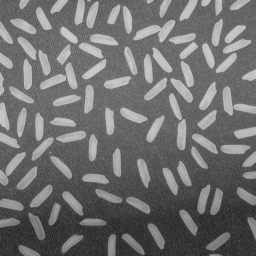
#> input picture rice.png, 256 x 256 px
$ python '大米计数.py'
#> lines starting #> are read from the running program, lines starting #| are printed output that depends on the picture; after the words box and inside, x2 and y2 are one past the last pixel; in counts of white or black regions, pixels touching at a corner belong together
# -*- coding: utf-8 -*-
"""
Created on Wed Oct 11 20:46:45 2023

@author: lvyan
"""

import cv2
import numpy as np
import matplotlib.pyplot as plt

# 1. 读取图片
img = cv2.imread('rice.png', cv2.IMREAD_GRAYSCALE)
#> img is the input picture: shape (256, 256); min 40, max 204, mean 111.2

# 2. 高斯滤波
img_blur = cv2.GaussianBlur(img, (5, 5), 0)
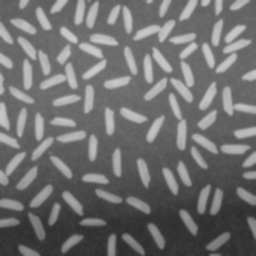
#> img_blur: shape (256, 256); min 46, max 203, mean 111.2

# 3. 二值化图像
_, thresh = cv2.threshold(img_blur, 0, 255, cv2.THRESH_OTSU)
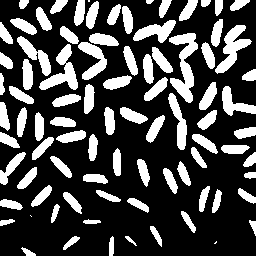
#> thresh: shape (256, 256); 27.9% white; 87 white regions (3 under 20 px), largest, box (x1, y1, x2, y2) and area: (169, 33, 198, 103) 933, (215, 25, 252, 74) 702, (39, 44, 78, 90) 698

# 4. 定义结构元素
kernel = np.ones((5, 5), np.uint8)

# 5. 腐蚀
erosion = cv2.erode(thresh, kernel, iterations=2)
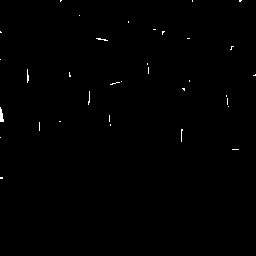
#> erosion: shape (256, 256); 0.35% white in thin lines or dots, all inside (x1, y1, x2, y2) = (0, 0, 256, 179)

# 6. 膨胀
dilation = cv2.dilate(thresh, kernel, iterations=2)
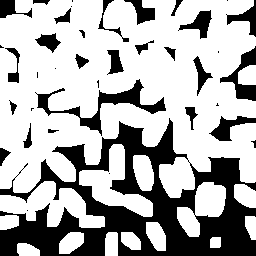
#> dilation: shape (256, 256); 68.7% white; 38 black regions (13 under 20 px), largest, box (x1, y1, x2, y2) and area: (0, 118, 256, 256) 14402, (35, 79, 166, 136) 1404, (220, 46, 256, 101) 692

# 7. 开运算
opening = cv2.morphologyEx(thresh, cv2.MORPH_OPEN, kernel)
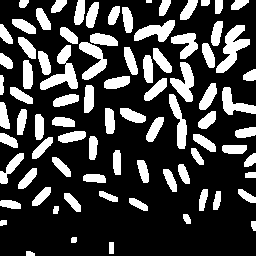
#> opening: shape (256, 256); 25.9% white; 83 white regions (1 under 20 px), largest, box (x1, y1, x2, y2) and area: (216, 25, 250, 73) 687, (40, 45, 78, 90) 670, (170, 62, 194, 102) 512

# 8. 闭运算
closing = cv2.morphologyEx(thresh, cv2.MORPH_CLOSE, kernel)
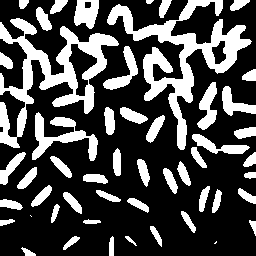
#> closing: shape (256, 256); 29.2% white; 51 white regions (2 under 20 px), largest, box (x1, y1, x2, y2) and area: (107, 0, 252, 150) 4983, (0, 18, 119, 148) 4469, (32, 112, 98, 161) 1142

# 9. 计数大米数量
num_labels, labels, stats, centroids = cv2.connectedComponentsWithStats(closing)
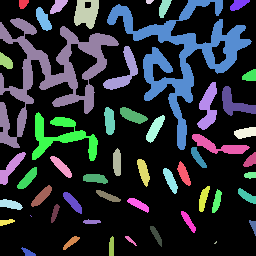
#> labels: shape (256, 256) int32; 52 distinct labels, from 0 to 51; one colour per label, 0 black
#> num_labels = 52; stats = 52 rows, first 6: [0, 0, 256, 256, 46374], [19, 0, 10, 9, 71], [50, 0, 18, 14, 150], [74, 0, 25, 29, 528], [146, 0, 8, 4, 25], [159, 0, 13, 18, 143]; centroids = 52 pairs, first value 5.53 to 252.9, second value 1.24 to 252
num_rice = num_labels - 1  # 减去背景
#> num_rice = 51

# 使用matplotlib显示结果
fig, axes = plt.subplots(1, 5, figsize=(20, 20))

axes[0].imshow(img, cmap='gray')
axes[0].set_title('Original Image')
axes[0].axis('off')

axes[1].imshow(erosion, cmap='gray')
axes[1].set_title('Erosion')
axes[1].axis('off')

axes[2].imshow(dilation, cmap='gray')
axes[2].set_title('Dilation')
axes[2].axis('off')

axes[3].imshow(opening, cmap='gray')
axes[3].set_title('Opening')
axes[3].axis('off')

axes[4].imshow(closing, cmap='gray')
axes[4].set_title(f'Closing - {num_rice} Grains')
axes[4].axis('off')

plt.savefig("rice_count.png",dpi=500,bbox_inches="tight")
plt.show()

print(f"Total number of rice grains: {num_rice}")
#| Total number of rice grains: 51
